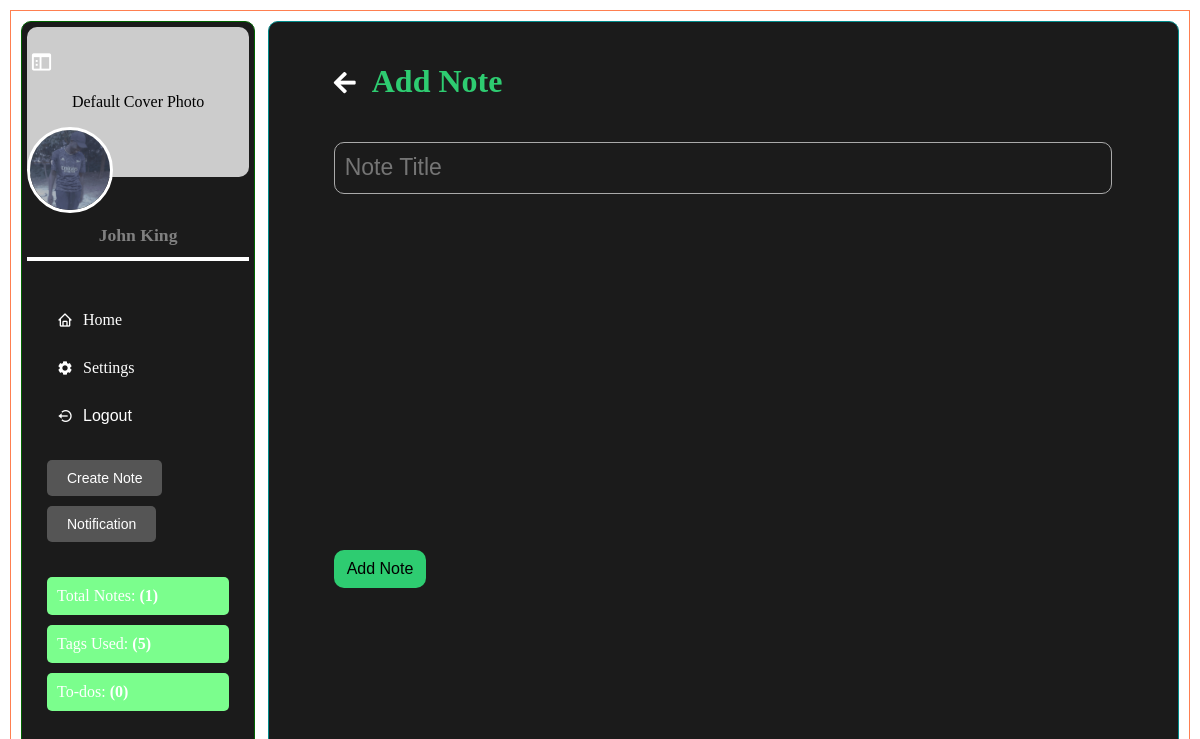
Page /add_note/17 (signed in) on the committed database.
### website/models.py (models this page shows, shortened)
class User(db.Model, UserMixin):
    id = db.Column(db.Integer, primary_key=True)
    email = db.Column(db.String(150), unique=True)
    password = db.Column(db.String(255))
    first_name = db.Column(db.String(225))
    second_name = db.Column(db.String(225))
    full_name = db.Column(db.String(255))
    profile_picture = db.Column(db.String(255), nullable=True)
    cover_picture = db.Column(db.String(255), nullable=True)
    user_name = db.Column(db.String(255))
    phone_number = db.Column(db.String(20))
    country_code = db.Column(db.String(10), default="+254")
    bio = db.Column(db.String(255))
    time_zone = db.Column(db.String(255))
    date_birth = db.Column(db.String(255))
    gender = db.Column(db.String(255))
    generated_color = db.Column(db.String(7))
    is_2fa_enabled = db.Column(db.Boolean, default=False)
    otp_secret = db.Column(db.String(32), nullable=True)
    temp_otp = db.Column(db.String(32), nullable=True)
    otp_method = db.Column(db.String(10), default='app')
    is_active = db.Column(db.Boolean, default=True)
    is_admin = db.Column(db.Boolean, default=False)
    email_verified = db.Column(db.Boolean, default=False)
    note_tags = db.relationship(
        "NoteTag", back_populates="user", cascade="all, delete-orphan"
    )
    notes = db.relationship("Note", back_populates="user", cascade="all, delete-orphan")
    password_reset_tokens = db.relationship(
        "PasswordResetToken", back_populates="user", cascade="all, delete-orphan"
    )
    notifications = db.relationship(
        "Notification", back_populates="user", cascade="all, delete-orphan"
    )
    todos = db.relationship("ToDo", back_populates="user", cascade="all, delete-orphan")
    email_preferences = db.relationship(
        "EmailPreferences",
        uselist=False,
        back_populates="user",
        cascade="all, delete-orphan",
    )
    push_preferences = db.relationship(
        "PushPreferences",
        uselist=False,
        back_populates="user",
        cascade="all, delete-orphan",
    )
    email_verification_tokens = db.relationship(
        "EmailVerificationToken", back_populates="user", cascade="all, delete-orphan"
    )

### website/views.py (the view)
@views.route("/add_note/<int:tag_id>", methods=["GET"])
def show_add_note(tag_id):
    tag = NoteTag.query.get_or_404(tag_id)
    tags = NoteTag.query.filter_by(user_id=current_user.id).all()
    return render_template("add_note.html", tag=tag, tags=tags)

### website/templates/add_note.html (shortened to what this page needs)
<!DOCTYPE html>
<html lang="en">
  <head>
    <link
      rel="stylesheet"
      href="https://cdnjs.cloudflare.com/ajax/libs/font-awesome/5.15.4/css/all.min.css"
    />
    <link
      rel="stylesheet"
      href="{{ url_for('static', filename='css/add_note.css') }}"
    />
    <link
      href="https://unpkg.com/boxicons@2.1.4/css/boxicons.min.css"
      rel="stylesheet"
    />
    <link
      href="https://cdn.quilljs.com/1.3.6/quill.snow.css"
      rel="stylesheet"
    />
  </head>
  <body>
    <div class="messages-container">
    </div>
    <div class="page">
      <div class="left-container">
        <div class="close-left-container" id="closeLeftContainer">
          <i
            class="bx bx-sidebar"
            data-tooltip="Close sidebar"
            style="--background-: {{ current_user.generated_color }}"
            title="Close Sidebar"
          ></i>
        </div>
        <div class="all">
          <div class="profile">
            <div class="cover-photo">
              {% if current_user.cover_picture %}
              <img
                src="/static/profile_pics/{{ current_user.cover_picture }}"
                alt="Cover Photo"
                class="cover-image"
              />
              {% else %}
              <div class="default-cover">
                <p>Default Cover Photo</p>
              </div>
              {% endif %}
            </div>
            <div class="profile-pic">
              {% if current_user.profile_picture %}
              <img
                src="/static/profile_pics/{{ current_user.profile_picture }}"
                alt="Profile Picture"
                class="profile-image"
              />
              {% else %}
              <i
                class="fas fa-5x"
                style="--background-: {{ current_user.generated_color }}"
                >{{ current_user.first_name[0] }}</i
              >
              {% endif %}
            </div>
          </div>
          <div class="profile-info">
            <p class="username">
              {{ current_user.full_name }}
            </p>
          </div>
          <hr class="separation" />
        </div>
        <div class="nav-links">
          <a href="/user_home" class="nav-item">
            <i class="bx bx-home"></i>Home
          </a>
          <a href="/settings" class="nav-item">
            <i class="bx bxs-cog"></i>Settings
          </a>
          <form
            action="{{ url_for('auth.logout') }}"
            method="post"
            class="logout-form"
          >
            <button type="submit" class="log-item">
              <i class="bx bx-log-out-circle"></i> Logout
            </button>
          </form>
        </div>
        <div class="quick-access">
          <button class="quick-btn" id="createNoteBtn">Create Note</button>
          <button class="quick-btn" id="notificationBtn">Notification</button>
        </div>
        <div class="user-stats">
          <p
            class="stat-item"
            style="--background: {{ current_user.generated_color }}"
          >
            Total Notes: <span>({{ current_user.notes | length }})</span>
          </p>
          <p
            class="stat-item"
            style="--background: {{ current_user.generated_color }}"
          >
            Tags Used: <span>({{ current_user.note_tags | length }})</span>
          </p>
          <p
            class="stat-item"
            style="--background: {{ current_user.generated_color }}"
          >
            To-dos: <span>({{ current_user.todos | length }})</span>
          </p>
        </div>
      </div>
      <div class="right-container">
        <div class="content">
          <div class="container_title">
            <h1 style="--bookmark-: {{ tag.color }}">
              <span class="back-arrow"><i class="fas fa-arrow-left"></i></span>
              Add Note
            </h1>
          </div>
          <div class="form_container">
            <form action="{{ url_for('views.add_note') }}" method="POST">
              <input
                type="text"
                name="title"
                class="inputs"
                placeholder="Note Title"
                required
              />
              <br /><br />
              <div id="quillEditor"></div>
              <br />
              <button type="submit" style="--bookmark-: {{ tag.color }}">
                Add Note
              </button>
            </form>
          </div>
        </div>
      </div>
    </div>
  </body>
</html>

### website/static/css/add_note.css (style rules this page uses)
body { margin: 0; padding: 0; box-sizing: border-box; }
.messages-container { position: fixed; top: 0; left: 0; width: 100%; z-index: 1000; padding: 20px; text-align: center; }
.page { margin: 10px; border: 1px solid #ff7f50; padding: 10px; display: flex; height: calc(100vh - 20px); box-sizing: border-box; overflow: hidden; }
.left-container { position: relative; width: 20%; background-color: #1b1b1b; padding: 5px; margin-right: 13px; border: 1px solid darkgreen; overflow-y: auto; border-radius: 10px; }
.right-container { position: relative; width: 80%; background: #1b1b1b; padding: 10px; border: 1px solid darkcyan; overflow-y: auto; border-radius: 10px; flex-direction: column; display: flex; height: 100vh; }
.all { position: sticky; top: 0; background: #1b1b1b; }
.profile { margin-bottom: 5px; flex-direction: column; align-items: center; }
.cover-photo { width: 100%; height: 150px; margin-bottom: -50px; position: relative; }
.cover-photo .default-cover { width: 100%; height: 100%; background-color: #ccc; display: flex; align-items: center; justify-content: center; border-radius: 10px; }
.profile-pic { position: relative; z-index: 1; }
.profile-pic .profile-image { width: 80px; height: 80px; border-radius: 50%; object-fit: cover; border: 3px solid white; }
.profile-info { display: flex; align-items: center; justify-content: center; margin-left: 0; margin-top: 0; display: flex; }
.profile-info .username { font-size: 0.9em; color: gray; margin: 3px 0; font-size: 1.1em; font-weight: bolder; }
.separation { height: 4px; border: none; background-color: #fff; }
.nav-links { margin-top: 20px; padding: 20px; }
.nav-item { display: flex; align-items: center; color: #fff; padding: 10px; text-decoration: none; border-radius: 5px; margin-bottom: 10px; transition: background-color 0.3s; }
.nav-item i { margin-right: 10px; }
.logout-form { margin: 0; padding: 0; }
.log-item { display: flex; align-items: center; color: #fff; padding: 10px; text-decoration: none; border-radius: 5px; margin-bottom: 10px; background-color: transparent; border: none; font-size: 16px; cursor: pointer; transition: background-color 0.3s; }
.log-item i { margin-right: 10px; }
.quick-access { padding: 20px; margin-top: -30px; }
.quick-btn { background-color: #555; color: #fff; border: none; padding: 10px 20px; margin: 5px 0; cursor: pointer; border-radius: 5px; font-size: 14px; transition: background-color 0.3s; }
.user-stats { margin-top: -20px; padding: 20px; color: #fff; font-size: 16px; }
.stat-item { margin: 10px 0; padding: 10px; border-radius: 5px; background-color: var(--background); }
.stat-item span { font-weight: bold; }
.profile-info p { margin-left: 20px; }
.content { margin-right: 5%; flex: 1; display: flex; flex-direction: column; margin-left: 5%; }
.container_title { margin: 10px; }
.container_title h1 { color: var(--bookmark-); }
.container_title h1 span { color: #fff; margin-right: 10px; font-size: 25px; cursor: pointer; }
.form_container { padding: 10px; gap: 10px; }
.form_container .inputs { padding: 10px; }
.form_container input { width: 97%; background-color: transparent; border: 1px solid #aaa; outline: none; border-radius: 10px; height: 30px; color: #fff; font-size: 23px; }
#quillEditor { height: 300px; overflow-y: auto; width: 100%; padding: 10px; }
#quillEditor { flex: 1; }
.form_container button { color: #000; background: var(--bookmark-); padding: 10px 13px; border: none; border-radius: 10px; font-size: 16px; cursor: pointer; }
.close-left-container { color: #fff; left: 30px; font-weight: bolder; font-size: 23px; display: flex; align-items: center; justify-content: flex-end; z-index: 10; position: fixed; top: 50px; margin-right: 30px; cursor: pointer; }

### rows in the picture
User: profile_picture (picture), full_name "John King"

### other values in the picture
{{ current_user.notes | length }} "1"
{{ current_user.note_tags | length }} "5"
{{ current_user.todos | length }} "0"
